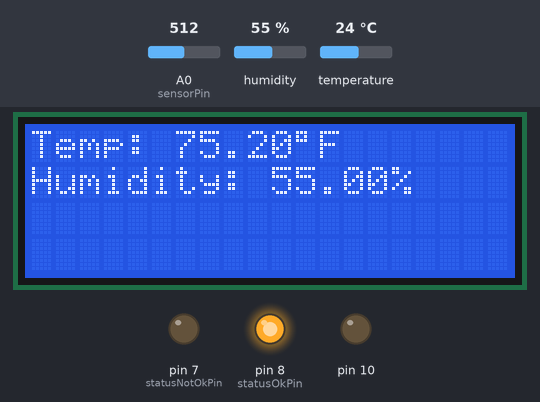
This sketch was run on a simulated Arduino Uno, built with avr-gcc and run on an emulated ATmega328P. Shown: 20×4 character LCD, output pins drawn as LEDs (lit = HIGH). The test bench sets the inputs (shaded band); at power-on: humidity 55 %, A0 (sensorPin) = 512, temperature 24 °C. Storage starts empty; what the sketch prints to the serial monitor is not drawn.

Above: at 2.7 s.
2.8 s: humidity set to 22 %
At 7.0 s:
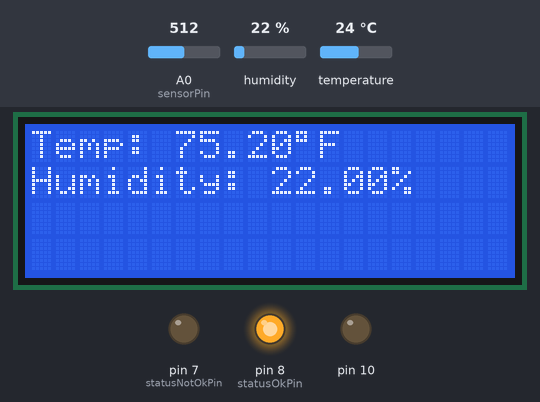
13.3 s: A0 (sensorPin) set to 716
At 16.2 s:
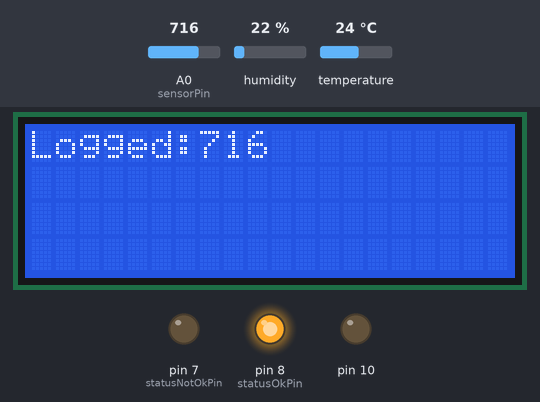
18.8 s: temperature set to 12 °C
At 23.3 s:
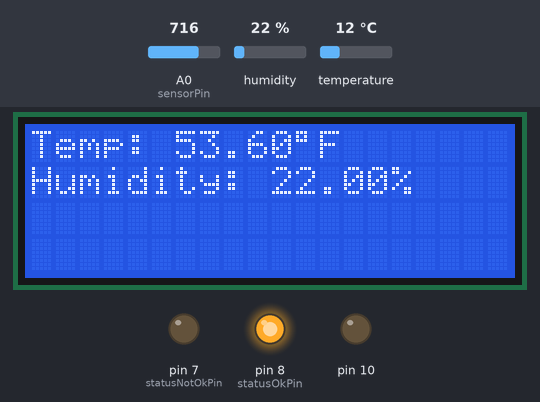
25.0 s: A0 (sensorPin) set to 900
At 28.4 s:
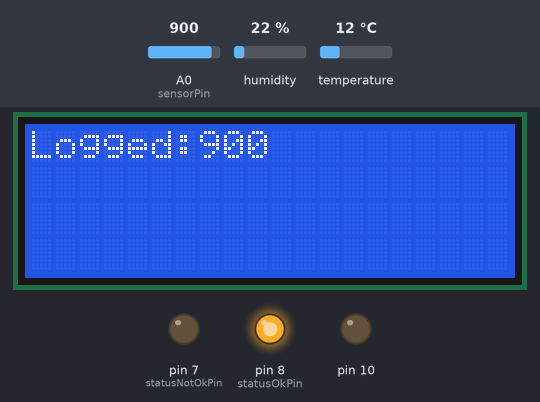
30.5 s: humidity set to 40 %
At 31.5 s:
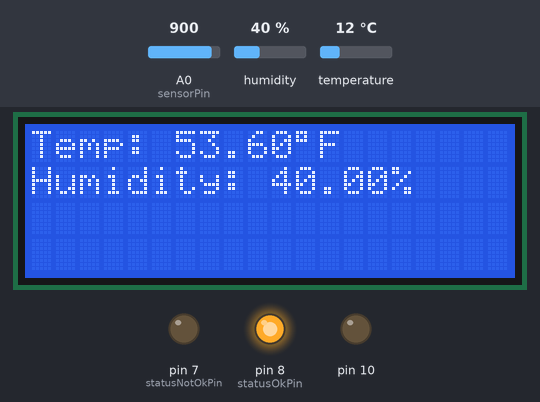
36.0 s: A0 (sensorPin) set to 1023
At 40.7 s:
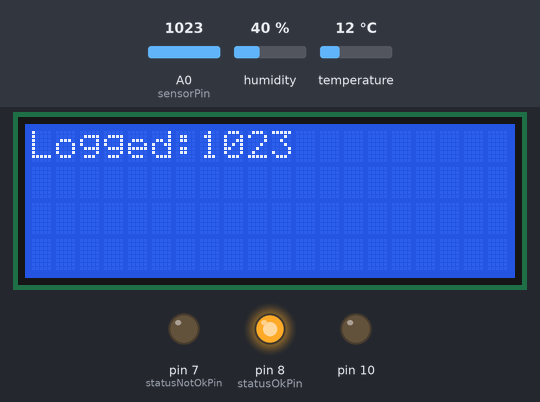
Timing chart, 0 to 43.4 s (numbered marks = the images above; inputs shaded):
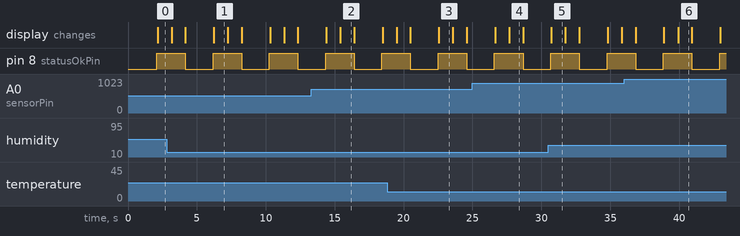

Measured:
- by itself, pin 8 (statusOkPin): alternates HIGH for 2.1 s and LOW for 2.0 s
- what the display in image 1 shows lasts 1.0 s, from 6.2 s to 7.2 s

The sketch:

sketch_jul27a2019dataLog.ino
```cpp
#include <dht.h>
#include <Adafruit_Sensor.h>
#include <SD.h> //load sd card library
#include <SPI.h> //load spi communication library
#include <Wire.h>
#include <LiquidCrystal_I2C.h>

#define DHT11_PIN 6

dht DHT;
float currentTemp;
float fTemp;
int doorSensorPin = A1; //declare temperature sensor pin analog1
int sensorPin = A0; //declare sensor pin on analog 5
int statusOkPin = 8; // green led pin
int statusNotOkPin = 7; // red led pin
int sensorPinReading = analogRead(sensorPin);
int doorSensorReading = analogRead(doorSensorPin);
int screenDelay = 1000; //declare a universal print var to 1 sec
int smallDelay = 1000; //declare a delay so the user can read the info displayed by the screen
int chipSelect = 4; //chipSelect pin
File pSensorData; //variable for working with file object

LiquidCrystal_I2C lcd(0x27,20,4); // set lcd address

void setup() {
  Serial.begin(9600);  // initialize serial console at 9600 baud rate
  pinMode(doorSensorPin,INPUT); // temperature pin is declared as an input
  pinMode(sensorPin,INPUT); // sensor pin is declared as input
  pinMode(statusOkPin,OUTPUT); // OK status led
  pinMode(statusNotOkPin,OUTPUT); // NOT OK status led
  pinMode(10, OUTPUT); // <<read about this>>  sd card library needs pin 10 setup as output. otherwise things wont be happy
  SD.begin(chipSelect); //initialize sd card with chipSelect connected to pin 4
  lcd.init(); //initialize the lcd screen
  lcd.backlight(); // for whatever reason, you need to call this function to illuminate the screen. it's useless without the backlight. why do i have to call the function??? why?
};

void loop() {
  Serial.println(doorSensorReading);
  delay(1000);
  lcd.clear();
  pSensorData = SD.open("PData.txt", FILE_WRITE); //open this file is on the sd card open it. if not it will create it, it will keep adding data onto it even if it has previous data on it
  delay(smallDelay);

  //  currentTemp = analogRead(doorSensor);
  //  currentTemp = currentTemp * (5000/1024);
  //  currentTemp = currentTemp - 500 / 10;
  //  delay(screenDelay);
  //  lcd.print(currentTemp);
  //  delay(screenDelay);
  //  lcd.clear();

  if (pSensorData.available() >= 5){  // CHECKS IF CARD IS INSERTED DURING PROGRAM OPERATION.if this returns a value less than 5 the card is not inserted
     check(); // runs setup again to check for the card else it will continue on with the program/ logging process
   };

  if (SD.exists("PData.txt")==true){log(); //CHECKS FOR FILE IN CARD. might be obsolete
    }else{
      check(); // runs setup again to check for the card else it will continue on with the program/ logging process
  };
};

void check() { //this loop's primary function is to re-read the chipSelect pin to see if the SD card is inserted.
  digitalWrite(statusNotOkPin,HIGH); //if you're in this loop the sd card is not detected. it will illuminate a red led. red is bad. only when the sd is inserted it will turn off in log() below.
  lcd.print("SD card Missing  "); // sd card status
  delay(1000);
  lcd.clear();
  SD.begin(chipSelect); //re-read the chipSelect pin. if it returns 0 a card is inserted. if it returns a number > 5 it's not inserted
};

void log() {  // if the file search returns true execute exists message for only one second and then continue on with your day
  digitalWrite(statusNotOkPin,LOW); //writes low to status not okay pin, if it's been triggered
  digitalWrite(statusOkPin,HIGH); // writes high to the green led. if you're in this loop you're golden :D
  DHT.read11(DHT11_PIN); // read values from the dht pin variable, digital pin 6 in this case
  fTemp = DHT.temperature * 1.8 + 32;
  lcd.setCursor(0,0);         // set cursor to first row
  lcd.print("Temp: ");        // print template and values stored by the variables
  lcd.print(fTemp);           //variable for converted temperature
  lcd.print((char)223);       // special degree character
  lcd.print("F");             //
  lcd.setCursor(0,1);         // set cursor to second row
  lcd.print("Humidity: ");    //
  lcd.print(DHT.humidity);    // variable for humidity
  lcd.print("%");             //
  delay(1000);         //
  lcd.clear();                //
  pSensorData.print(sensorPinReading); //write tempF to the sd card
  pSensorData.println(","); //write comma to the line
  pSensorData.close(); //close the file
  lcd.print("Logged:");
  lcd.print(analogRead(sensorPinReading));
  delay(1000);
  lcd.clear();
  digitalWrite(statusOkPin,LOW);
};
```
